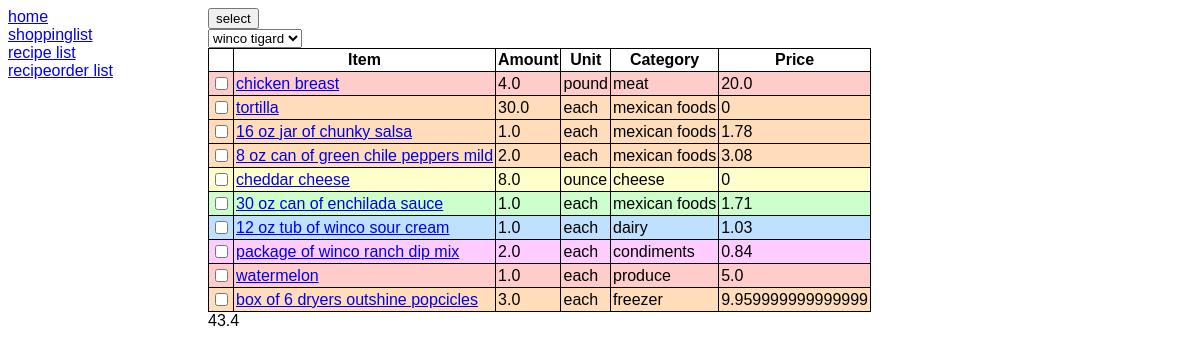
The app's page /kitchen/shoppinglist/ with its own data.
### kitchen/models.py (models this page shows, shortened)
class Item(models.Model):
    name = models.CharField(max_length=256)
    unit = models.ForeignKey(Unit, null=True)
    category = models.ForeignKey(Category, null=True)
    price  = models.FloatField(null=True)
    class Meta:
        ordering = ('name',)

class Unit(models.Model):
    name = models.CharField(max_length=256)
    measurementtype = models.ForeignKey(MeasurementType)
    convert = models.FloatField(null=True)
    def __unicode__(self):
        return self.name

class Category(models.Model):
    name   = models.CharField(max_length=256)
    class Meta:
        ordering = ('name',)
    def __unicode__(self):
        return self.name

### kitchen/views.py (the view)
# urls.py: url(r'shoppinglist/$',         views.shoppinglist_view, name='shoppinglist'),
def shoppinglist_view(request):
    try:
        store_id = request.POST['store_id']
    except:
        store_id = None
    items = sorted(list(shoppinglist(store_id)), key = lambda x: x.order)
    a = -1
    c = None
    for i in items:
        if i.cat != c:
            a = (a+1) % 6
            c = i.cat
        i.color = "color{}".format(a)
    context = {
            'items':  items,
            'stores': kitchen.models.Store.objects.all(),
            'store_id': store_id,
            'price_sum': sum(items, lambda i: i.price),
            }
    return render(request, 'kitchen/shoppinglist.html', context)

### kitchen/funcs.py (called while the page is built)
def category_is_child(c):
    cr_lst = kitchen.models.CategoryRelation.objects.all()
    for cr in cr_lst:
        if c == cr.child:
            return True
    return False

def category_top_for(c):
    if not category_is_child(c):
        return c
    cr_lst = kitchen.models.CategoryRelation.objects.filter(child=c)
    return category_top_for(cr_lst[0].parent)

def demand(ir, t=0, b=0):
    return 0 if ir > b else t - ir

def gen_transactions():
    for trans in kitchen.models.Transaction.objects.all():
        yield trans.item, trans.amount_std

def gen_ingredients():
    for ro in kitchen.models.RecipeOrder.objects.filter(status=kitchen.models.RecipeOrder.PLANNED):
        for ing in kitchen.models.Ingredient.objects.filter(recipe=ro.recipe):
            yield ing.item, -ing.amount_std * ro.amount

def ir_list():
    items = sorted(
            itertools.chain(gen_ingredients(), gen_transactions()),
            key = lambda o: o[0].id)
    grouped = itertools.groupby(items, lambda o: o[0])
    for item, amounts in grouped:
        amounts_list = list(amounts)
        amount = sum(amount for item,amount in amounts_list)
        yield item, amount

def demand_list():
    for item, ir in ir_list():
        d = demand(ir)
        if d > 0:
            yield item, ir, d

def test_in(G, item, d, ir_dict):
    for rec, itm, dic in G.G.in_edges(item, data=True):
        ing = dic['object']
        a = -d / ing.amount_std
        a = myceil(a, rec.lcm)
        yield rec, a, rec.can_make(-d / ing.amount_std, ir_dict)

### kitchen/models.py (called while the page is built)
    def _get_amount_std(self):
        return self.amount * self.unit.convert

### kitchen/views.py (called while the page is built)
def sum(lst, f):
    ret = 0
    for l in lst:
        ret += f(l)
    return ret

### kitchen/templates/kitchen/shoppinglist.html (shortened to what this page needs)
{% extends "kitchen/base.html" %}
{% load staticfiles %}
{% block content %}
	<form action="{% url 'kitchen:shoppinglist' %}" method="post" id="select_store">
		<input type="submit" value="select">
	</form>
	<select name="store_id" form="select_store">
		{% for store in stores %}
		<option value="{{ store.id }}">{{ store.name }}</option>
		{% endfor %}
	</select>
	<table>
	<tr>
		<th></th>
		<th>Item</th>
		<th>Amount</th>
		<th>Unit</th>
		<th>Category</th>
		<th>Price</th>
	</tr>
	{% for item in items %}
	<tr class="{{ item.color }}">
		<td><input type="checkbox"/></td>
		<td><a href="../../admin/kitchen/item/{{ item.item.id }}/">{{ item.item.name }}</a></td>
		<td>{{ item.amount }}</td>
		<td>{{ item.unit }}</td>
		<td class="{{ c }}">{{ item.cat }}</td>
		<td>{{ item.price }}</td>
	</tr>
	{% endfor %}
	</table>
	{{ price_sum }}
{% endblock %}

### kitchen/static/kitchen/style.css (style rules this page uses)
body { font-family: arial; }
table, td, th { border: 1px solid black; border-collapse: collapse; }
td, th { padding: 2px; }
.color0 { background-color: #008800; }
.color1 { background-color: #00ff00; }
.color2 { background-color: #00ff00; }
.color3 { background-color: #00ff00; }
.color4 { background-color: #00ff00; }
.color5 { background-color: #00ff00; }

### records on screen
Item: item.name "chicken breast"
Unit: unit "pound"
Category: cat "meat"
Item: item.name "tortilla"
Unit: unit "each" "each" "each" "each" "each" "each" "each" "each"
Category: cat "mexican foods" "mexican foods" "mexican foods" "mexican foods"
Item: item.name "16 oz jar of chunky salsa"
Item: item.name "8 oz can of green chile peppers mild"
Item: item.name "cheddar cheese"
Unit: unit "ounce"
Category: cat "cheese"
Item: item.name "30 oz can of enchilada sauce"
Item: item.name "12 oz tub of winco sour cream"
Category: cat "dairy"
Item: item.name "package of winco ranch dip mix"
Category: cat "condiments"
Item: item.name "watermelon"
Category: cat "produce"
Item: item.name "box of 6 dryers outshine popcicles"
Category: cat "freezer"

### other values on screen
{{ item.amount }} "4.0" "30.0" "1.0" "2.0" "8.0" "1.0" "1.0" "2.0" "1.0" "3.0"
{{ item.price }} "20.0" "0" "1.78" "3.08" "0" "1.71" "1.03" "0.84" "5.0" "9.959999999999999"
{{ price_sum }} "43.4"
form field store_id "winco tigard"
